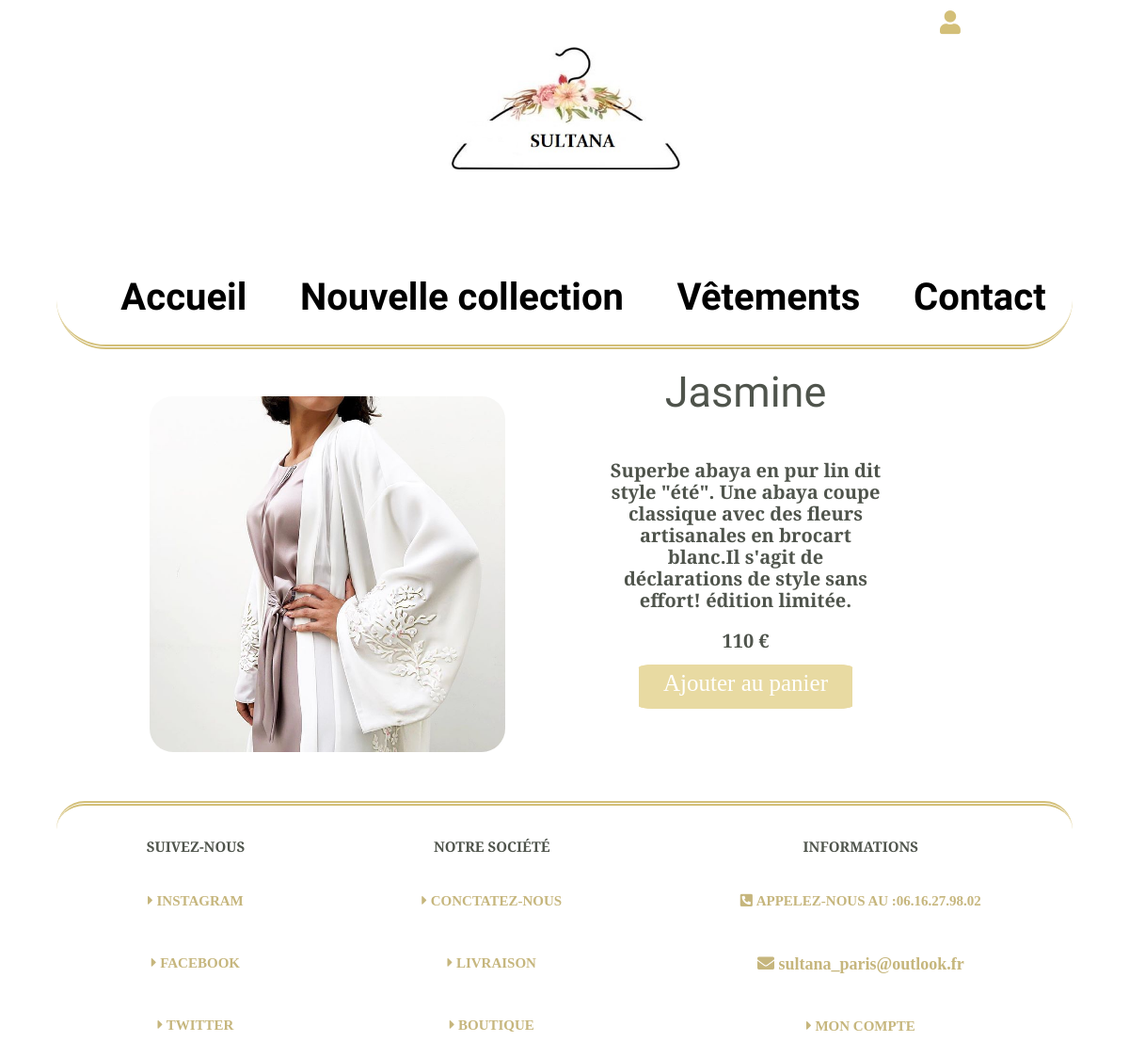
/productDetail.php?id=3, run on the app's committed database.
### tables this page shows
CREATE TABLE `clothes` (
  `id` int(11) NOT NULL AUTO_INCREMENT PRIMARY KEY,
  `title` varchar(255) NOT NULL,
  `path` varchar(255) NOT NULL,
  `price` int(11) NOT NULL,
  `description` varchar(1000) NOT NULL,
  `is_new` tinyint(1) NOT NULL
) AUTO_INCREMENT=10;

### productDetail.php (called while the page is built, shortened)
<?php
    include 'models/getProduct.php';
    include 'template.php';
?>

### models/getProduct.php (called while the page is built)
<?php
    function getProduct($id)
    {
        $db = connectDB();
        $q = $db->prepare('SELECT * FROM clothes WHERE id = :id;');
        $q->execute(['id' => $id]);
        $product = $q->fetchAll(PDO::FETCH_ASSOC);
        if ($product) {
            return $product;
        }
    }
?>

### views/productDetailView.phtml (the view, shortened to what this page needs)
<?php
    if(isset($_GET['id']) && !empty($_GET['id'])) :?>
    <?php $product = getProduct($_GET['id']); ?>
    <section class="abaya">
        <article>
            <img src="<?php echo $product[0]['path'] ?>" alt="<?php echo $product[0]['title'] ?>" />
            <aside>
                <h3><?php echo $product[0]['title'] ?></h3>
                <p><?php echo $product[0]['description'] ?></p>
                <p class="prix"><strong><?php echo $product[0]['price'] ?> €</strong></p>
                <a href="#">Ajouter au panier</a>
            </aside>
        </article>
    </section>
<?php endif; ?>

### public/css/style.css (style rules this page uses)
* { box-sizing: border-box; }
html { font-size: 62.5%; }
body { text-align: center; }
p { font-family: 'Playfair Display', serif; font-size: 2rem; color: #c6b67d; font-weight: bolder; }
a { text-decoration: none; font-size: 2.5rem; color: #d3bf78; }
.info, h3 { color: #4f544c; font-weight: bolder; text-transform: uppercase; font-family: 'Playfair Display', serif; font-size: 1.5rem; }
.abaya a { border-width: 1px; border-style: solid; border-color: #e8daa2; border-radius: 7%; background-color: #e8daa2; color: white; padding: 5px 25px 13px ; font-family: 'Playfair Display', serif; }
.abaya img { width: 35%; border-radius: 25px; margin-top: 50px; margin-bottom: 50px; }
.abaya aside { width: 40%; padding-left: .5rem; margin-left: .5rem; float: right; margin-right: 20rem; width: 30rem; text-overflow: ellipsis; }
.abaya h3 { font-size: 4.5rem; font-family: 'Parisienne', cursive; font-weight : normal; text-transform: capitalize; margin-top: 2rem; }
.abaya p { font-family: 'Playfair Display', serif; color: #4f544c; font-size: 2rem; }

### data on the page
clothes: path (picture), title "Jasmine", description "Superbe abaya en pur lin dit style \"été\". Une abaya coupe classique avec des fleurs artisanales en brocart blanc.Il s'agit de déclarations de style sans effort! édition limitée.", price "110"
